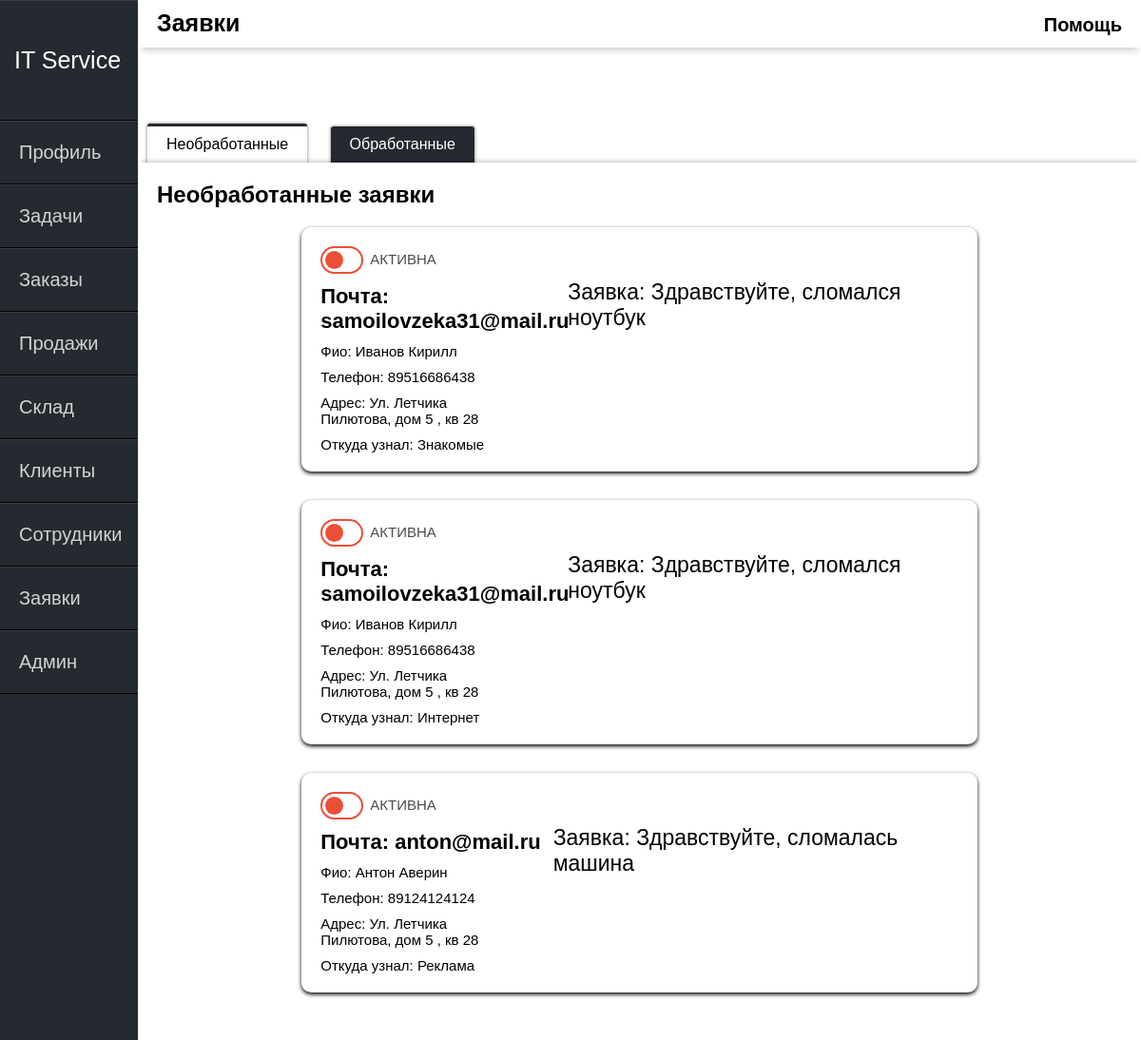
The app's page /applications/ (signed in), older data.
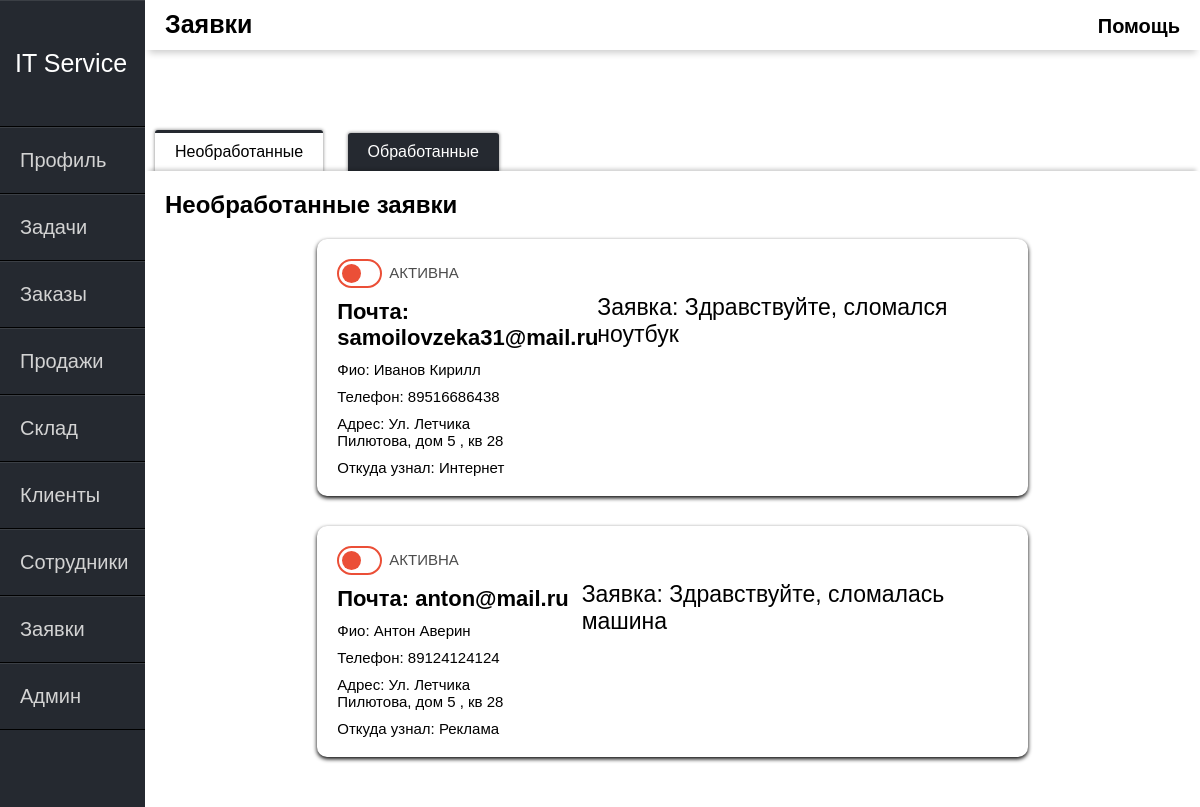
The same page, newer data.
### itservice/models.py (models this page shows, shortened)
class application(models.Model):
    Found = (
        ('Знакомые', 'Знакомые'),
        ('Интернет', 'Интернет'),
        ('Реклама', 'Реклама')
    )
    application_fio = models.CharField(max_length=50, verbose_name="Фио")
    application_phone = models.CharField(max_length=50, verbose_name="Телефон")
    application_email = models.EmailField(max_length=50, verbose_name="Email")
    application_address = models.CharField(max_length=50, verbose_name="Ваш адрес")
    application_found = models.CharField(max_length=15, choices=Found, default='Реклама',
                                         verbose_name="Откуда вы узнали о нас?")
    application_comment = models.CharField(max_length=150, verbose_name="Заявка")
    application_active = models.BooleanField(default=True, verbose_name="Активна")
    class Meta:
        verbose_name = "Заявки"
        verbose_name_plural = "Заявки"

### itservice/views.py (the view)
# urls.py: path('applications/', views.Аpplications, name="applications"),
def Аpplications(request):
    appl = application.objects.all()
    return render(request, 'itservice/applications.html', {'appl': appl})

### itservice/templates/itservice/applications.html (shortened to what this page needs)
{% extends 'itservice/main.html' %}
{% block content %}
<div class="header-name">
    Заявки
</div>
 <div class="help">
    <span class="tooltip" data-title="Это окно заявок пользователей.
    Администратор или менеджер обрабатывают заявки и создают из них заказы.">Помощь</span>
 </div>
{% endblock %}
{% block content1 %}
<div class="main-window">
    <div class="order_"></div>
 <div class="warpper">
        <div class="tabs">
            <label class="tab" id="one-tab" for="one">Необработанные</label>
            <label class="tab" id="two-tab" for="two">Обработанные</label>
        </div>
        <div class="panels">
            <div class="panel" id="one-panel">
                <div class="panel-title">Необработанные заявки</div>
                {% for p in appl%}
                 {% if p.application_active == 1 %}
                <div class="tasks_appl">
                    <div class="applo">
                        <label class="toggler-wrapper ">
                            <div class="toggler-slider">
                                <div class="toggler-knob"></div>
                            </div>
                        </label>
                        <li class="task-inf">
                            <h1>Почта: {{p.application_email}}</h1>
                            <p class="desc2">Фио: {{p.application_fio}}</p>
                            <p class="desc2">Телефон: {{p.application_phone}}</p>
                            <p class="desc2">Адрес: {{p.application_address}}</p>
                            <p class="desc2">Откуда узнал: {{p.application_found}}</p>
                        </li>
                    </div>
                    <div class="desc1">Заявка: {{p.application_comment}}</div>
                </div>
                {% endif %}
                {% endfor %}
            </div>
        </div>
    </div>
</div>
{% endblock %}

Row changes from the older to the newer data that the page shows:
no longer on this page (row edited): application: application_email "samoilovzeka31@mail.ru", application_fio "Иванов Кирилл", application_phone "89516686438", application_address "Ул. Летчика Пилютова, дом 5 , кв 28", application_found "Знакомые", application_comment "Здравствуйте, сломался ноутбук"
